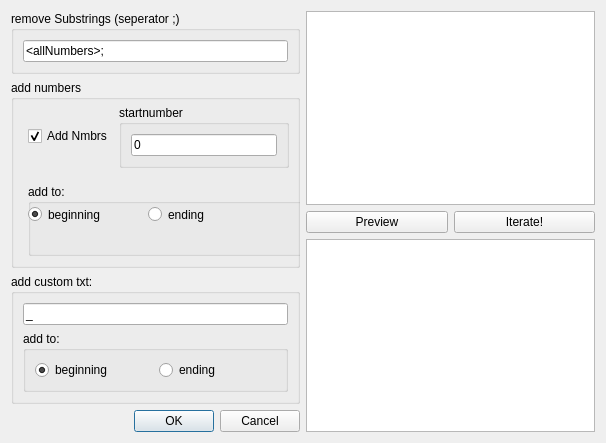
<?xml version="1.0" encoding="UTF-8"?>
<ui version="4.0">
 <class>Dialog</class>
 <widget class="QDialog" name="Dialog">
  <property name="geometry">
   <rect>
    <x>0</x>
    <y>0</y>
    <width>606</width>
    <height>443</height>
   </rect>
  </property>
  <property name="sizePolicy">
   <sizepolicy hsizetype="Fixed" vsizetype="Fixed">
    <horstretch>0</horstretch>
    <verstretch>0</verstretch>
   </sizepolicy>
  </property>
  <property name="windowTitle">
   <string>Dialog</string>
  </property>
  <layout class="QHBoxLayout" name="horizontalLayout_4">
   <item>
    <layout class="QVBoxLayout" name="verticalLayout_2">
     <item>
      <widget class="QGroupBox" name="groupBox_4">
       <property name="sizePolicy">
        <sizepolicy hsizetype="MinimumExpanding" vsizetype="Minimum">
         <horstretch>0</horstretch>
         <verstretch>0</verstretch>
        </sizepolicy>
       </property>
       <property name="title">
        <string>remove Substrings (seperator ;)</string>
       </property>
       <layout class="QVBoxLayout" name="verticalLayout_3">
        <item>
         <widget class="QLineEdit" name="txt_remove">
          <property name="sizePolicy">
           <sizepolicy hsizetype="Expanding" vsizetype="Fixed">
            <horstretch>0</horstretch>
            <verstretch>0</verstretch>
           </sizepolicy>
          </property>
          <property name="text">
           <string>&lt;allNumbers&gt;; </string>
          </property>
         </widget>
        </item>
       </layout>
      </widget>
     </item>
     <item>
      <widget class="QGroupBox" name="groupBox_5">
       <property name="sizePolicy">
        <sizepolicy hsizetype="MinimumExpanding" vsizetype="MinimumExpanding">
         <horstretch>0</horstretch>
         <verstretch>0</verstretch>
        </sizepolicy>
       </property>
       <property name="title">
        <string>add numbers</string>
       </property>
       <widget class="QGroupBox" name="groupBox">
        <property name="geometry">
         <rect>
          <x>17</x>
          <y>104</y>
          <width>392</width>
          <height>72</height>
         </rect>
        </property>
        <property name="title">
         <string>add to:</string>
        </property>
        <widget class="QRadioButton" name="rb_nr_beginning">
         <property name="geometry">
          <rect>
           <x>0</x>
           <y>20</y>
           <width>105</width>
           <height>21</height>
          </rect>
         </property>
         <property name="text">
          <string>beginning</string>
         </property>
         <property name="checked">
          <bool>true</bool>
         </property>
        </widget>
        <widget class="QRadioButton" name="rb_nr_ending">
         <property name="geometry">
          <rect>
           <x>120</x>
           <y>20</y>
           <width>105</width>
           <height>21</height>
          </rect>
         </property>
         <property name="text">
          <string>ending</string>
         </property>
        </widget>
       </widget>
       <widget class="QWidget" name="layoutWidget">
        <property name="geometry">
         <rect>
          <x>17</x>
          <y>25</y>
          <width>261</width>
          <height>63</height>
         </rect>
        </property>
        <layout class="QHBoxLayout" name="horizontalLayout_2">
         <item>
          <widget class="QCheckBox" name="rb_addNmbrs">
           <property name="text">
            <string>Add Nmbrs</string>
           </property>
           <property name="checked">
            <bool>true</bool>
           </property>
          </widget>
         </item>
         <item>
          <widget class="QGroupBox" name="groupBox_6">
           <property name="title">
            <string>startnumber</string>
           </property>
           <layout class="QVBoxLayout" name="verticalLayout_4">
            <item>
             <widget class="QLineEdit" name="txt_startnmbr">
              <property name="text">
               <string>0</string>
              </property>
             </widget>
            </item>
           </layout>
          </widget>
         </item>
        </layout>
       </widget>
      </widget>
     </item>
     <item>
      <widget class="QGroupBox" name="groupBox_2">
       <property name="sizePolicy">
        <sizepolicy hsizetype="MinimumExpanding" vsizetype="Preferred">
         <horstretch>0</horstretch>
         <verstretch>0</verstretch>
        </sizepolicy>
       </property>
       <property name="title">
        <string>add custom txt:</string>
       </property>
       <layout class="QVBoxLayout" name="verticalLayout">
        <item>
         <widget class="QLineEdit" name="txt_custom">
          <property name="sizePolicy">
           <sizepolicy hsizetype="Expanding" vsizetype="Fixed">
            <horstretch>0</horstretch>
            <verstretch>0</verstretch>
           </sizepolicy>
          </property>
          <property name="text">
           <string>_</string>
          </property>
         </widget>
        </item>
        <item>
         <widget class="QGroupBox" name="groupBox_3">
          <property name="title">
           <string>add to:</string>
          </property>
          <layout class="QHBoxLayout" name="horizontalLayout">
           <item>
            <widget class="QRadioButton" name="rb_txt_beginning">
             <property name="text">
              <string>beginning</string>
             </property>
             <property name="checked">
              <bool>true</bool>
             </property>
            </widget>
           </item>
           <item>
            <widget class="QRadioButton" name="rb_txt_ending">
             <property name="text">
              <string>ending</string>
             </property>
            </widget>
           </item>
          </layout>
         </widget>
        </item>
       </layout>
      </widget>
     </item>
     <item>
      <widget class="QDialogButtonBox" name="buttonBox">
       <property name="standardButtons">
        <set>QDialogButtonBox::Cancel|QDialogButtonBox::Ok</set>
       </property>
      </widget>
     </item>
    </layout>
   </item>
   <item>
    <layout class="QVBoxLayout" name="verticalLayout_5">
     <item>
      <widget class="QListWidget" name="lW_source"/>
     </item>
     <item>
      <layout class="QHBoxLayout" name="horizontalLayout_3">
       <item>
        <widget class="QPushButton" name="pB_preview">
         <property name="text">
          <string>Preview</string>
         </property>
        </widget>
       </item>
       <item>
        <widget class="QPushButton" name="pB_iterate">
         <property name="text">
          <string>Iterate!</string>
         </property>
        </widget>
       </item>
      </layout>
     </item>
     <item>
      <widget class="QListWidget" name="lW_result"/>
     </item>
    </layout>
   </item>
  </layout>
 </widget>
 <resources/>
 <connections/>
</ui>
